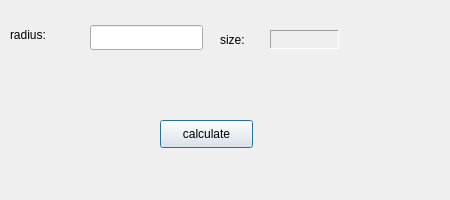
<?xml version="1.0" encoding="UTF-8"?>
<ui version="4.0">
 <class>Dialog</class>
 <widget class="QDialog" name="Dialog">
  <property name="geometry">
   <rect>
    <x>0</x>
    <y>0</y>
    <width>450</width>
    <height>200</height>
   </rect>
  </property>
  <property name="windowTitle">
   <string>Dialog</string>
  </property>
  <widget class="QLabel" name="radius_label">
   <property name="geometry">
    <rect>
     <x>10</x>
     <y>25</y>
     <width>69</width>
     <height>19</height>
    </rect>
   </property>
   <property name="text">
    <string>radius:</string>
   </property>
  </widget>
  <widget class="QLabel" name="size_label">
   <property name="geometry">
    <rect>
     <x>220</x>
     <y>30</y>
     <width>69</width>
     <height>19</height>
    </rect>
   </property>
   <property name="text">
    <string>size:</string>
   </property>
  </widget>
  <widget class="QLabel" name="size_val_label">
   <property name="geometry">
    <rect>
     <x>270</x>
     <y>30</y>
     <width>69</width>
     <height>19</height>
    </rect>
   </property>
   <property name="frameShape">
    <enum>QFrame::Panel</enum>
   </property>
   <property name="frameShadow">
    <enum>QFrame::Sunken</enum>
   </property>
   <property name="text">
    <string/>
   </property>
  </widget>
  <widget class="QLineEdit" name="radius_input">
   <property name="geometry">
    <rect>
     <x>90</x>
     <y>25</y>
     <width>113</width>
     <height>25</height>
    </rect>
   </property>
  </widget>
  <widget class="QPushButton" name="calculate_btn">
   <property name="geometry">
    <rect>
     <x>160</x>
     <y>120</y>
     <width>93</width>
     <height>28</height>
    </rect>
   </property>
   <property name="text">
    <string>calculate</string>
   </property>
  </widget>
 </widget>
 <resources/>
 <connections/>
</ui>
